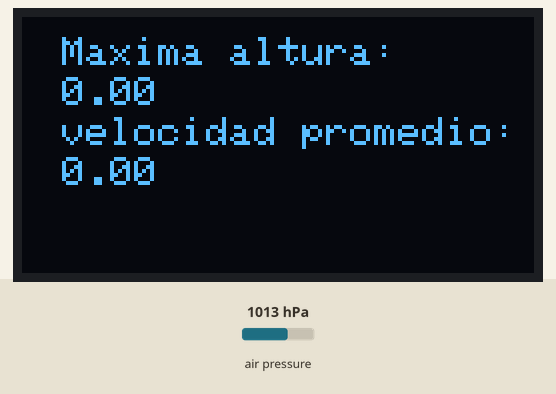
This sketch was run on a simulated Arduino Uno, built with avr-gcc and run on an emulated ATmega328P. Parts: 128×64 one-colour display. The test bench sets the inputs (shaded band); at power-on: air pressure 1013 hPa. What the sketch prints to the serial monitor is not drawn.

Above: at 1.2 s.
1.3 s: air pressure set to 952 hPa
At 1.5 s:
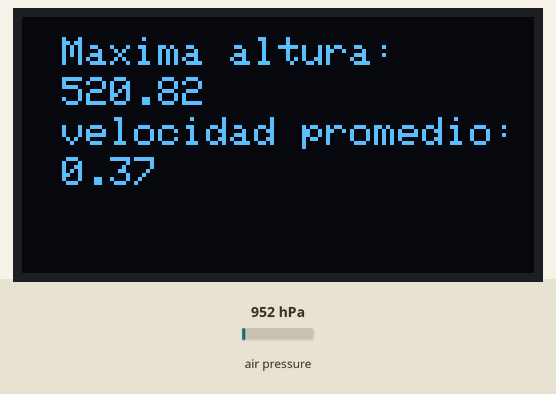
2.9 s: air pressure set to 1048 hPa
At 8.7 s:
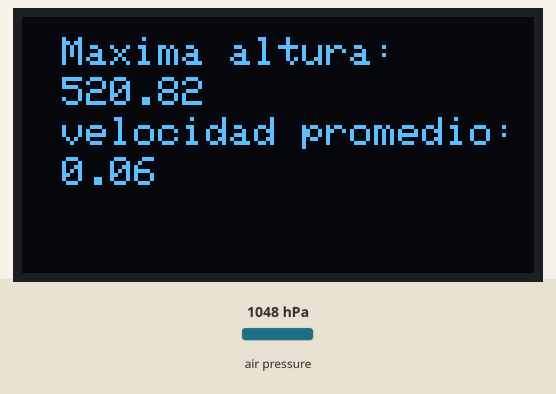
Timing chart, 0 to 10.2 s (numbered marks = the images above; inputs shaded):
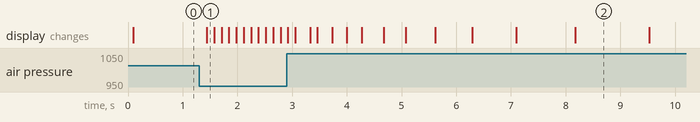

Measured:
- after the input at 1.3 s, the display: changes after 0.14 s (image 1)

The sketch:

altimetroyv.ino
```cpp
unsigned long myTime;
unsigned long Tiempo0;
unsigned long Tiempof;
#include <Wire.h>
#include <SPI.h>
#include <Adafruit_BMP280.h>
#include <Adafruit_GFX.h>
#include <Adafruit_SSD1306.h>
#define SCREEN_WIDTH 128
#define SCREEN_HEIGHT 64
#define SCREEN_WIDTH 128
#define SCREEN_HEIGHT 64


Adafruit_BMP280 bmp;

// 1. Aquí solo CREAMOS las variables (las inicializamos en 0)
// No intentes leer el sensor aquí porque aún está apagado.
float Pinicial = 0;
float Altinicial = 0;
float AltMax = 0;
float velocidad=0;
float factor=1;
Adafruit_SSD1306 display(SCREEN_WIDTH, SCREEN_HEIGHT, &Wire, -1);

void setup() {
  Serial.begin(9600);

  // ¡IMPORTANTE! BORRA O COMENTA ESTA LÍNEA:
  // pinMode(1, INPUT);
  // El pin 1 es TX (transmisión serial). Si lo pones como input, cortas el Serial.println.

  Serial.println(F("BMP280 test"));

  if (!bmp.begin(0x76)) {
    Serial.println(F("Could not find a valid BMP280 sensor, check wiring!"));
    while (1);
  }

  // Configuración del sensor
  bmp.setSampling(Adafruit_BMP280::MODE_NORMAL,
                  Adafruit_BMP280::SAMPLING_X2,
                  Adafruit_BMP280::SAMPLING_X16,
                  Adafruit_BMP280::FILTER_X16,
                  Adafruit_BMP280::STANDBY_MS_500);


  // 2. AHORA SÍ leemos el sensor.
  // Ya pasó el bmp.begin(), así que ahora sí funcionará.
  Pinicial = bmp.readPressure();
  Altinicial = bmp.readAltitude(1013.25);
Tiempo0=millis();
  Serial.print(F("Presión = "));
  Serial.print(Pinicial);
  Serial.println(" Pa");

  Serial.print(F("Altitud Ref = "));
  Serial.print(Altinicial);
  Serial.println(" m");

    display.begin(SSD1306_SWITCHCAPVCC, 0x3C);
  display.clearDisplay();
  display.setTextSize(2);
  display.setTextColor(WHITE);
  display.setCursor(10, 10);
  display.println("Altimetro");
  display.display();
}
void loop() {
  Serial.print("Time: ");
  myTime = millis();

  Serial.println(myTime); // prints time since program started

Serial.print("Altura inicial: ");
  Serial.println(Altinicial);

  float AltActual = bmp.readAltitude(1013.25);

  // Si Altinicial ya es un número válido, esta resta funcionará bien
  float AltCohete = (AltActual - Altinicial);

  Serial.print("Altura del cohete: ");
  Serial.println(AltCohete);

  if (AltCohete > AltMax){
    AltMax = AltCohete;
     }
if(AltMax > 0 ){

      if((AltCohete-factor) <AltMax){
Tiempof=(myTime - Tiempo0);
velocidad=(AltMax/Tiempof);
  }
  }


  display.clearDisplay();
  display.setTextSize(1);
  display.setTextColor(WHITE);
  display.setCursor(10, 5);
  display.println("Maxima altura:");
   display.setTextColor(WHITE);
  display.setCursor(10, 15);
   display.setTextSize(1);
  display.println(AltMax);
  display.setTextSize(1);
  display.setTextColor(WHITE);
  display.setCursor(10, 25);
  display.println("velocidad promedio:");
   display.setTextColor(WHITE);
  display.setCursor(10, 35);
   display.setTextSize(1);
  display.println(velocidad);
  display.display();
  Serial.println();
  delay(100);

}
```
